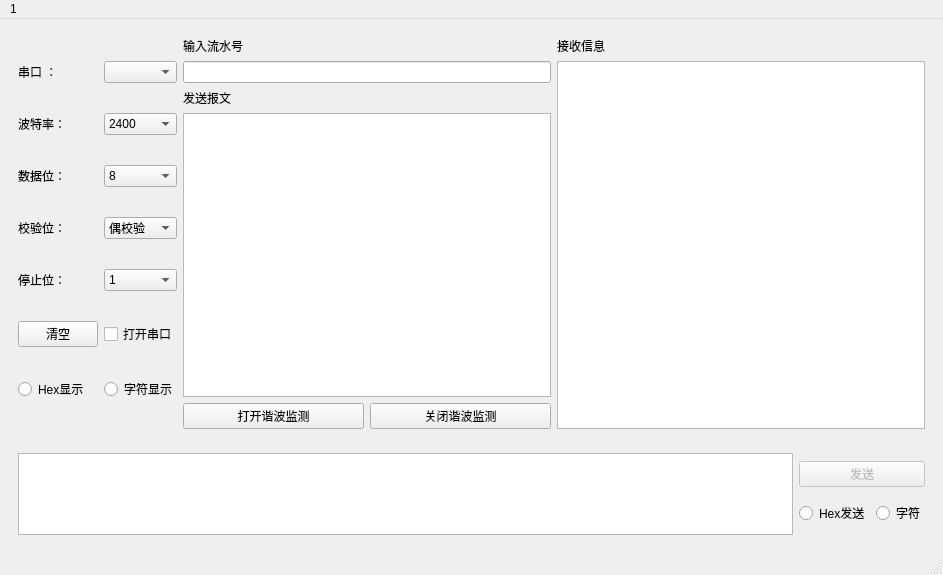
<?xml version="1.0" encoding="UTF-8"?>
<ui version="4.0">
 <class>MainWindow</class>
 <widget class="QMainWindow" name="MainWindow">
  <property name="geometry">
   <rect>
    <x>0</x>
    <y>0</y>
    <width>943</width>
    <height>575</height>
   </rect>
  </property>
  <property name="windowTitle">
   <string>串口通信软件</string>
  </property>
  <property name="windowIcon">
   <iconset resource="res.qrc">
    <normaloff>:/img/dianbiao.jpg</normaloff>:/img/dianbiao.jpg</iconset>
  </property>
  <widget class="QWidget" name="centralwidget">
   <layout class="QGridLayout" name="gridLayout_3">
    <item row="1" column="0">
     <widget class="QWidget" name="widget_9" native="true">
      <property name="maximumSize">
       <size>
        <width>1000</width>
        <height>100</height>
       </size>
      </property>
      <layout class="QHBoxLayout" name="horizontalLayout_2">
       <item>
        <widget class="QTextEdit" name="message"/>
       </item>
       <item>
        <layout class="QGridLayout" name="gridLayout_2">
         <item row="1" column="0">
          <widget class="QRadioButton" name="hexSend">
           <property name="minimumSize">
            <size>
             <width>20</width>
             <height>20</height>
            </size>
           </property>
           <property name="text">
            <string>Hex发送</string>
           </property>
          </widget>
         </item>
         <item row="1" column="1">
          <widget class="QRadioButton" name="charSend">
           <property name="minimumSize">
            <size>
             <width>20</width>
             <height>20</height>
            </size>
           </property>
           <property name="text">
            <string>字符</string>
           </property>
          </widget>
         </item>
         <item row="0" column="0" colspan="2">
          <widget class="QPushButton" name="btnSend">
           <property name="enabled">
            <bool>false</bool>
           </property>
           <property name="minimumSize">
            <size>
             <width>0</width>
             <height>25</height>
            </size>
           </property>
           <property name="text">
            <string>发送</string>
           </property>
          </widget>
         </item>
        </layout>
       </item>
      </layout>
     </widget>
    </item>
    <item row="0" column="0">
     <widget class="QWidget" name="widget_8" native="true">
      <layout class="QGridLayout" name="gridLayout_4">
       <item row="0" column="0">
        <layout class="QGridLayout" name="gridLayout">
         <item row="4" column="1">
          <widget class="QComboBox" name="stopBits">
           <property name="minimumSize">
            <size>
             <width>0</width>
             <height>20</height>
            </size>
           </property>
           <item>
            <property name="text">
             <string>1</string>
            </property>
           </item>
           <item>
            <property name="text">
             <string>2</string>
            </property>
           </item>
          </widget>
         </item>
         <item row="1" column="0">
          <widget class="QLabel" name="label_3">
           <property name="text">
            <string>波特率：</string>
           </property>
          </widget>
         </item>
         <item row="2" column="0">
          <widget class="QLabel" name="label_2">
           <property name="text">
            <string>数据位：</string>
           </property>
          </widget>
         </item>
         <item row="0" column="1">
          <widget class="QComboBox" name="portName">
           <property name="minimumSize">
            <size>
             <width>0</width>
             <height>20</height>
            </size>
           </property>
          </widget>
         </item>
         <item row="4" column="0">
          <widget class="QLabel" name="label_4">
           <property name="text">
            <string>停止位：</string>
           </property>
          </widget>
         </item>
         <item row="3" column="0">
          <widget class="QLabel" name="label_5">
           <property name="text">
            <string>校验位：</string>
           </property>
          </widget>
         </item>
         <item row="8" column="1">
          <widget class="QRadioButton" name="charRecv">
           <property name="text">
            <string>字符显示</string>
           </property>
          </widget>
         </item>
         <item row="5" column="1">
          <widget class="QCheckBox" name="openPort">
           <property name="enabled">
            <bool>true</bool>
           </property>
           <property name="mouseTracking">
            <bool>true</bool>
           </property>
           <property name="text">
            <string>打开串口</string>
           </property>
           <property name="checkable">
            <bool>true</bool>
           </property>
           <property name="checked">
            <bool>false</bool>
           </property>
          </widget>
         </item>
         <item row="0" column="0">
          <widget class="QLabel" name="label">
           <property name="text">
            <string>串口 ：</string>
           </property>
          </widget>
         </item>
         <item row="2" column="1">
          <widget class="QComboBox" name="dataBits">
           <property name="minimumSize">
            <size>
             <width>0</width>
             <height>20</height>
            </size>
           </property>
           <item>
            <property name="text">
             <string>8</string>
            </property>
           </item>
           <item>
            <property name="text">
             <string>7</string>
            </property>
           </item>
           <item>
            <property name="text">
             <string>6</string>
            </property>
           </item>
          </widget>
         </item>
         <item row="3" column="1">
          <widget class="QComboBox" name="parityBits">
           <property name="minimumSize">
            <size>
             <width>0</width>
             <height>20</height>
            </size>
           </property>
           <item>
            <property name="text">
             <string>偶校验</string>
            </property>
           </item>
           <item>
            <property name="text">
             <string>无</string>
            </property>
           </item>
           <item>
            <property name="text">
             <string>奇校验</string>
            </property>
           </item>
          </widget>
         </item>
         <item row="8" column="0">
          <widget class="QRadioButton" name="hexRecv">
           <property name="text">
            <string>Hex显示</string>
           </property>
          </widget>
         </item>
         <item row="1" column="1">
          <widget class="QComboBox" name="baudRate">
           <property name="minimumSize">
            <size>
             <width>0</width>
             <height>20</height>
            </size>
           </property>
           <item>
            <property name="text">
             <string>2400</string>
            </property>
           </item>
           <item>
            <property name="text">
             <string>115200</string>
            </property>
           </item>
           <item>
            <property name="text">
             <string>38400</string>
            </property>
           </item>
           <item>
            <property name="text">
             <string>28800</string>
            </property>
           </item>
           <item>
            <property name="text">
             <string>19200</string>
            </property>
           </item>
           <item>
            <property name="text">
             <string>9600</string>
            </property>
           </item>
           <item>
            <property name="text">
             <string>4800</string>
            </property>
           </item>
          </widget>
         </item>
         <item row="5" column="0">
          <widget class="QPushButton" name="btnClear">
           <property name="minimumSize">
            <size>
             <width>0</width>
             <height>20</height>
            </size>
           </property>
           <property name="text">
            <string>清空</string>
           </property>
          </widget>
         </item>
        </layout>
       </item>
       <item row="0" column="1">
        <layout class="QVBoxLayout" name="verticalLayout_3">
         <item>
          <layout class="QVBoxLayout" name="verticalLayout_2">
           <item>
            <widget class="QLabel" name="label_6">
             <property name="text">
              <string>输入流水号</string>
             </property>
            </widget>
           </item>
           <item>
            <widget class="QLineEdit" name="DI3">
             <property name="text">
              <string/>
             </property>
            </widget>
           </item>
          </layout>
         </item>
         <item>
          <layout class="QVBoxLayout" name="verticalLayout">
           <item>
            <widget class="QLabel" name="label_11">
             <property name="text">
              <string>发送报文</string>
             </property>
            </widget>
           </item>
           <item>
            <widget class="QTextEdit" name="recvData_2">
             <property name="frameShadow">
              <enum>QFrame::Sunken</enum>
             </property>
             <property name="readOnly">
              <bool>false</bool>
             </property>
             <property name="html">
              <string>&lt;!DOCTYPE HTML PUBLIC &quot;-//W3C//DTD HTML 4.0//EN&quot; &quot;http://www.w3.org/TR/REC-html40/strict.dtd&quot;&gt;
&lt;html&gt;&lt;head&gt;&lt;meta name=&quot;qrichtext&quot; content=&quot;1&quot; /&gt;&lt;style type=&quot;text/css&quot;&gt;
p, li { white-space: pre-wrap; }
&lt;/style&gt;&lt;/head&gt;&lt;body style=&quot; font-family:'SimSun'; font-size:9pt; font-weight:400; font-style:normal;&quot;&gt;
&lt;p style=&quot;-qt-paragraph-type:empty; margin-top:12px; margin-bottom:12px; margin-left:0px; margin-right:0px; -qt-block-indent:0; text-indent:0px; font-family:'SimSun';&quot;&gt;&lt;br /&gt;&lt;/p&gt;&lt;/body&gt;&lt;/html&gt;</string>
             </property>
            </widget>
           </item>
          </layout>
         </item>
         <item>
          <layout class="QHBoxLayout" name="horizontalLayout">
           <item>
            <widget class="QPushButton" name="open_xiebo">
             <property name="text">
              <string>打开谐波监测</string>
             </property>
            </widget>
           </item>
           <item>
            <widget class="QPushButton" name="close_xiebo">
             <property name="text">
              <string>关闭谐波监测</string>
             </property>
            </widget>
           </item>
          </layout>
         </item>
        </layout>
       </item>
       <item row="0" column="2">
        <layout class="QVBoxLayout" name="verticalLayout_4">
         <item>
          <widget class="QLabel" name="label_12">
           <property name="text">
            <string>接收信息</string>
           </property>
          </widget>
         </item>
         <item>
          <widget class="QPlainTextEdit" name="recvData">
           <property name="readOnly">
            <bool>true</bool>
           </property>
          </widget>
         </item>
        </layout>
       </item>
      </layout>
     </widget>
    </item>
   </layout>
  </widget>
  <widget class="QStatusBar" name="statusbar"/>
  <widget class="QMenuBar" name="menubar">
   <property name="geometry">
    <rect>
     <x>0</x>
     <y>0</y>
     <width>943</width>
     <height>23</height>
    </rect>
   </property>
   <widget class="QMenu" name="menuasdfasdf">
    <property name="title">
     <string>1</string>
    </property>
    <addaction name="separator"/>
   </widget>
   <addaction name="menuasdfasdf"/>
  </widget>
  <action name="github">
   <property name="icon">
    <iconset resource="res.qrc">
     <normaloff>:/img/github.ico</normaloff>:/img/github.ico</iconset>
   </property>
   <property name="text">
    <string>github</string>
   </property>
  </action>
  <action name="readMe">
   <property name="icon">
    <iconset resource="res.qrc">
     <normaloff>:/img/help.ico</normaloff>:/img/help.ico</iconset>
   </property>
   <property name="text">
    <string>README</string>
   </property>
  </action>
 </widget>
 <resources>
  <include location="res.qrc"/>
 </resources>
 <connections/>
</ui>
